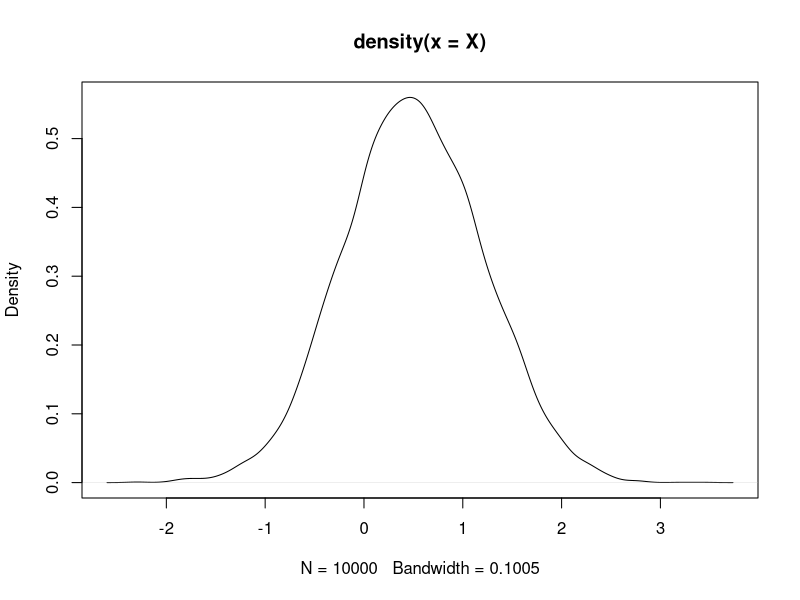

Here is the R script that generated this plot:
#----------------------------Ejercicio 2---------------------------------------

#---Estimación de función de distribución mediante Muestreo por Importancia----

set.seed(2901)
n <- 10^4 #tamaño de la muestra

X <- rnorm(n, 0.5, sqrt(0.5))

f <- dnorm(X, 0.5, sqrt(0.5))

valor_estimado_1 <- mean(f) #La integración por Montecarlo Converge lento

plot(density(X))

#Necesitamos densidad auxiliar que contenga a la densidad de la normal(0.5,0.5)

#Se emplea como densidad auxiliar una exponencial truncada en 6 con lambda = 1

A <- rexp(n)+6 #datos aleatorios con distribución exponencial truncada


w <- dnorm(A, 0.5, sqrt(0.5)) / dexp(A-6)

valor_estimado <- mean(w)

valor_real <- pnorm(-5, 0.5, sqrt(0.5))
 
error_absoluto <- abs(valor_estimado-valor_real)

resumen <- data.frame("Estimación" = valor_estimado, "Valor real" = valor_real, "Error absoluto" = error_absoluto)


